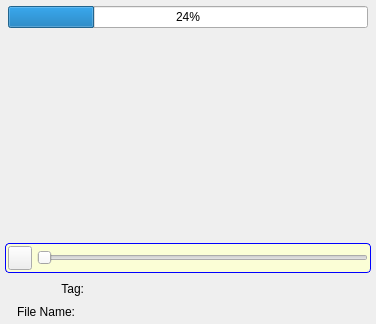
<?xml version="1.0" encoding="UTF-8"?>
<ui version="4.0">
 <class>AssetVideoWidget</class>
 <widget class="QWidget" name="AssetVideoWidget">
  <property name="geometry">
   <rect>
    <x>0</x>
    <y>0</y>
    <width>376</width>
    <height>324</height>
   </rect>
  </property>
  <property name="sizePolicy">
   <sizepolicy hsizetype="Expanding" vsizetype="Expanding">
    <horstretch>0</horstretch>
    <verstretch>0</verstretch>
   </sizepolicy>
  </property>
  <property name="minimumSize">
   <size>
    <width>0</width>
    <height>0</height>
   </size>
  </property>
  <property name="maximumSize">
   <size>
    <width>16777215</width>
    <height>324</height>
   </size>
  </property>
  <property name="windowTitle">
   <string>Form</string>
  </property>
  <property name="styleSheet">
   <string notr="true"/>
  </property>
  <layout class="QGridLayout" name="gridLayout">
   <property name="leftMargin">
    <number>0</number>
   </property>
   <property name="topMargin">
    <number>0</number>
   </property>
   <property name="rightMargin">
    <number>0</number>
   </property>
   <property name="bottomMargin">
    <number>0</number>
   </property>
   <property name="spacing">
    <number>0</number>
   </property>
   <item row="0" column="0">
    <widget class="QFrame" name="m_MainFrame">
     <property name="sizePolicy">
      <sizepolicy hsizetype="Expanding" vsizetype="Preferred">
       <horstretch>0</horstretch>
       <verstretch>0</verstretch>
      </sizepolicy>
     </property>
     <property name="frameShape">
      <enum>QFrame::NoFrame</enum>
     </property>
     <property name="frameShadow">
      <enum>QFrame::Raised</enum>
     </property>
     <layout class="QVBoxLayout" name="verticalLayout">
      <property name="spacing">
       <number>2</number>
      </property>
      <property name="leftMargin">
       <number>5</number>
      </property>
      <property name="topMargin">
       <number>5</number>
      </property>
      <property name="rightMargin">
       <number>5</number>
      </property>
      <property name="bottomMargin">
       <number>5</number>
      </property>
      <item>
       <layout class="QHBoxLayout" name="horizontalLayout_4">
        <property name="spacing">
         <number>2</number>
        </property>
        <item>
         <widget class="AvatarBar" name="m_LeftAvatarBar" native="true"/>
        </item>
        <item>
         <widget class="QFrame" name="m_VideoPictureFrame">
          <property name="sizePolicy">
           <sizepolicy hsizetype="Expanding" vsizetype="Expanding">
            <horstretch>0</horstretch>
            <verstretch>0</verstretch>
           </sizepolicy>
          </property>
          <property name="minimumSize">
           <size>
            <width>0</width>
            <height>120</height>
           </size>
          </property>
          <property name="maximumSize">
           <size>
            <width>16777215</width>
            <height>16777215</height>
           </size>
          </property>
          <property name="frameShape">
           <enum>QFrame::NoFrame</enum>
          </property>
          <property name="frameShadow">
           <enum>QFrame::Raised</enum>
          </property>
          <layout class="QGridLayout" name="gridLayout_2">
           <property name="leftMargin">
            <number>1</number>
           </property>
           <property name="topMargin">
            <number>1</number>
           </property>
           <property name="rightMargin">
            <number>1</number>
           </property>
           <property name="bottomMargin">
            <number>1</number>
           </property>
           <property name="spacing">
            <number>0</number>
           </property>
           <item row="1" column="0">
            <widget class="VidWidget" name="m_VidWidget" native="true">
             <property name="sizePolicy">
              <sizepolicy hsizetype="Expanding" vsizetype="Expanding">
               <horstretch>0</horstretch>
               <verstretch>0</verstretch>
              </sizepolicy>
             </property>
             <property name="maximumSize">
              <size>
               <width>16777215</width>
               <height>16777215</height>
              </size>
             </property>
            </widget>
           </item>
           <item row="0" column="0">
            <widget class="QProgressBar" name="m_XferProgressBar">
             <property name="value">
              <number>24</number>
             </property>
            </widget>
           </item>
          </layout>
         </widget>
        </item>
        <item>
         <widget class="AvatarBar" name="m_RightAvatarBar" native="true">
          <property name="sizePolicy">
           <sizepolicy hsizetype="Preferred" vsizetype="Expanding">
            <horstretch>0</horstretch>
            <verstretch>0</verstretch>
           </sizepolicy>
          </property>
         </widget>
        </item>
       </layout>
      </item>
      <item>
       <widget class="QFrame" name="m_ControlsFrame">
        <property name="sizePolicy">
         <sizepolicy hsizetype="Expanding" vsizetype="Preferred">
          <horstretch>0</horstretch>
          <verstretch>0</verstretch>
         </sizepolicy>
        </property>
        <property name="minimumSize">
         <size>
          <width>0</width>
          <height>0</height>
         </size>
        </property>
        <property name="maximumSize">
         <size>
          <width>16777215</width>
          <height>16777215</height>
         </size>
        </property>
        <property name="frameShape">
         <enum>QFrame::NoFrame</enum>
        </property>
        <property name="frameShadow">
         <enum>QFrame::Plain</enum>
        </property>
        <layout class="QVBoxLayout" name="verticalLayout_2">
         <property name="spacing">
          <number>0</number>
         </property>
         <property name="leftMargin">
          <number>0</number>
         </property>
         <property name="topMargin">
          <number>0</number>
         </property>
         <property name="rightMargin">
          <number>0</number>
         </property>
         <property name="bottomMargin">
          <number>0</number>
         </property>
         <item>
          <widget class="QFrame" name="m_VideoPlaybackControl">
           <property name="sizePolicy">
            <sizepolicy hsizetype="Expanding" vsizetype="Preferred">
             <horstretch>0</horstretch>
             <verstretch>0</verstretch>
            </sizepolicy>
           </property>
           <property name="styleSheet">
            <string notr="true">QFrame#m_VideoPlaybackControl
{   
background-color: #FBFED6;
border: 1px solid blue;
border-radius: 4px; 
}</string>
           </property>
           <layout class="QHBoxLayout" name="horizontalLayout">
            <property name="spacing">
             <number>5</number>
            </property>
            <property name="sizeConstraint">
             <enum>QLayout::SetDefaultConstraint</enum>
            </property>
            <property name="leftMargin">
             <number>2</number>
            </property>
            <property name="topMargin">
             <number>2</number>
            </property>
            <property name="rightMargin">
             <number>2</number>
            </property>
            <property name="bottomMargin">
             <number>2</number>
            </property>
            <item>
             <widget class="VxPushButton" name="m_PlayPauseButton">
              <property name="sizePolicy">
               <sizepolicy hsizetype="Fixed" vsizetype="Fixed">
                <horstretch>0</horstretch>
                <verstretch>0</verstretch>
               </sizepolicy>
              </property>
              <property name="minimumSize">
               <size>
                <width>24</width>
                <height>24</height>
               </size>
              </property>
              <property name="maximumSize">
               <size>
                <width>24</width>
                <height>24</height>
               </size>
              </property>
              <property name="text">
               <string/>
              </property>
              <property name="iconSize">
               <size>
                <width>24</width>
                <height>24</height>
               </size>
              </property>
             </widget>
            </item>
            <item>
             <widget class="QSlider" name="m_PlayPosSlider">
              <property name="minimumSize">
               <size>
                <width>0</width>
                <height>24</height>
               </size>
              </property>
              <property name="maximumSize">
               <size>
                <width>16777215</width>
                <height>24</height>
               </size>
              </property>
              <property name="orientation">
               <enum>Qt::Horizontal</enum>
              </property>
             </widget>
            </item>
           </layout>
          </widget>
         </item>
         <item>
          <widget class="QFrame" name="m_TagFrame">
           <layout class="QHBoxLayout" name="horizontalLayout_3">
            <property name="spacing">
             <number>2</number>
            </property>
            <item>
             <widget class="QLabel" name="m_TagTitleLabel">
              <property name="sizePolicy">
               <sizepolicy hsizetype="Fixed" vsizetype="Preferred">
                <horstretch>0</horstretch>
                <verstretch>0</verstretch>
               </sizepolicy>
              </property>
              <property name="minimumSize">
               <size>
                <width>70</width>
                <height>14</height>
               </size>
              </property>
              <property name="maximumSize">
               <size>
                <width>70</width>
                <height>14</height>
               </size>
              </property>
              <property name="text">
               <string>Tag:</string>
              </property>
              <property name="alignment">
               <set>Qt::AlignRight|Qt::AlignTrailing|Qt::AlignVCenter</set>
              </property>
             </widget>
            </item>
            <item>
             <widget class="VxTagLabel" name="m_TagLabel">
              <property name="sizePolicy">
               <sizepolicy hsizetype="Expanding" vsizetype="Preferred">
                <horstretch>0</horstretch>
                <verstretch>0</verstretch>
               </sizepolicy>
              </property>
              <property name="minimumSize">
               <size>
                <width>0</width>
                <height>14</height>
               </size>
              </property>
              <property name="maximumSize">
               <size>
                <width>16777215</width>
                <height>16777215</height>
               </size>
              </property>
              <property name="text">
               <string/>
              </property>
             </widget>
            </item>
           </layout>
          </widget>
         </item>
         <item>
          <layout class="QHBoxLayout" name="horizontalLayout_2">
           <property name="spacing">
            <number>2</number>
           </property>
           <item>
            <widget class="QLabel" name="m_FileNameTitleLabel">
             <property name="sizePolicy">
              <sizepolicy hsizetype="Fixed" vsizetype="Preferred">
               <horstretch>0</horstretch>
               <verstretch>0</verstretch>
              </sizepolicy>
             </property>
             <property name="minimumSize">
              <size>
               <width>70</width>
               <height>14</height>
              </size>
             </property>
             <property name="maximumSize">
              <size>
               <width>70</width>
               <height>14</height>
              </size>
             </property>
             <property name="text">
              <string>File Name:</string>
             </property>
             <property name="alignment">
              <set>Qt::AlignRight|Qt::AlignTrailing|Qt::AlignVCenter</set>
             </property>
            </widget>
           </item>
           <item>
            <widget class="QLabel" name="m_FileNameLabel">
             <property name="sizePolicy">
              <sizepolicy hsizetype="Expanding" vsizetype="Fixed">
               <horstretch>0</horstretch>
               <verstretch>0</verstretch>
              </sizepolicy>
             </property>
             <property name="minimumSize">
              <size>
               <width>0</width>
               <height>14</height>
              </size>
             </property>
             <property name="maximumSize">
              <size>
               <width>16777215</width>
               <height>14</height>
              </size>
             </property>
             <property name="text">
              <string/>
             </property>
            </widget>
           </item>
          </layout>
         </item>
        </layout>
       </widget>
      </item>
     </layout>
    </widget>
   </item>
  </layout>
 </widget>
 <customwidgets>
  <customwidget>
   <class>VxPushButton</class>
   <extends>QPushButton</extends>
   <header>VxPushButton.h</header>
  </customwidget>
  <customwidget>
   <class>VidWidget</class>
   <extends>QWidget</extends>
   <header location="global">VidWidget.h</header>
   <container>1</container>
  </customwidget>
  <customwidget>
   <class>AvatarBar</class>
   <extends>QWidget</extends>
   <header>AvatarBar.h</header>
   <container>1</container>
  </customwidget>
  <customwidget>
   <class>VxTagLabel</class>
   <extends>QLabel</extends>
   <header>VxTagLabel.h</header>
  </customwidget>
 </customwidgets>
 <resources/>
 <connections/>
</ui>
